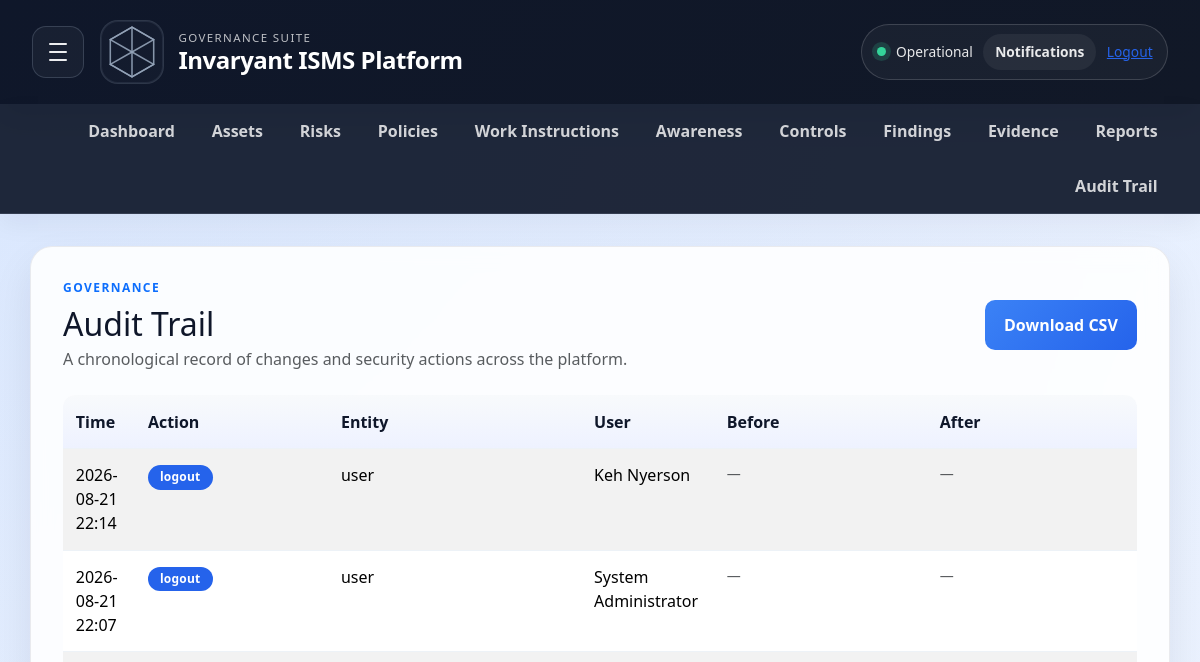
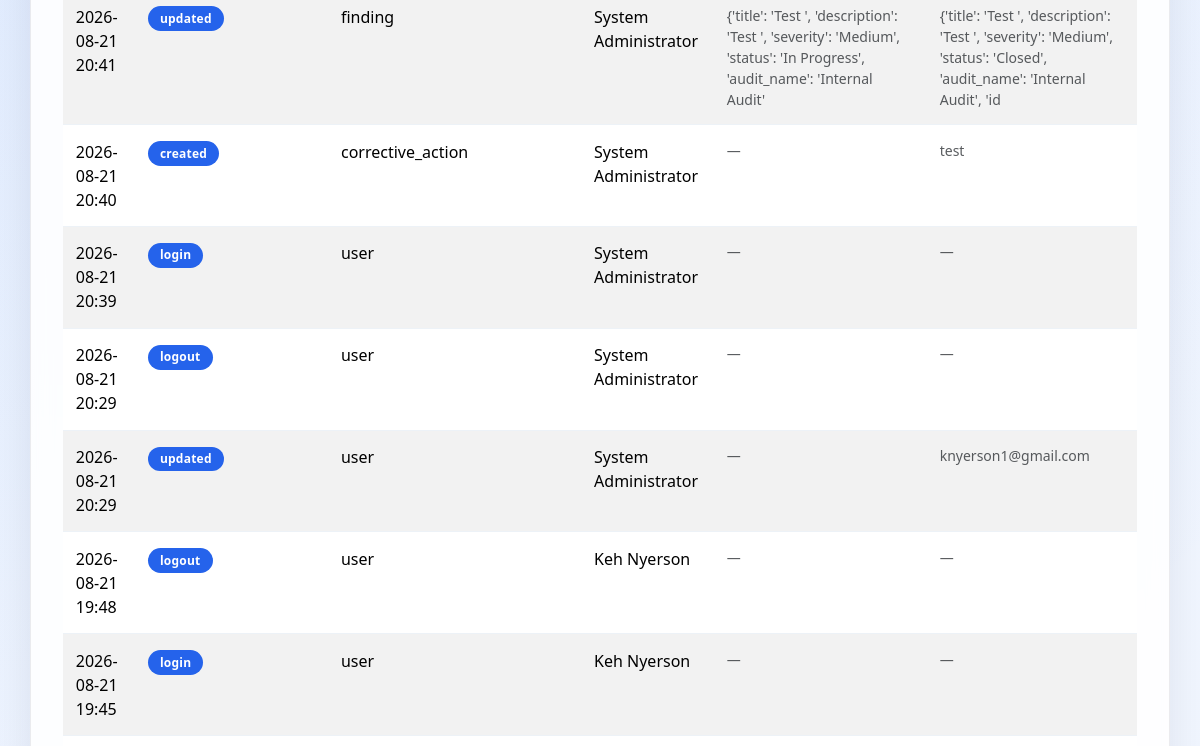
The app's page /audit-trail (signed in, upper part), older data (2 pictures, top to bottom).
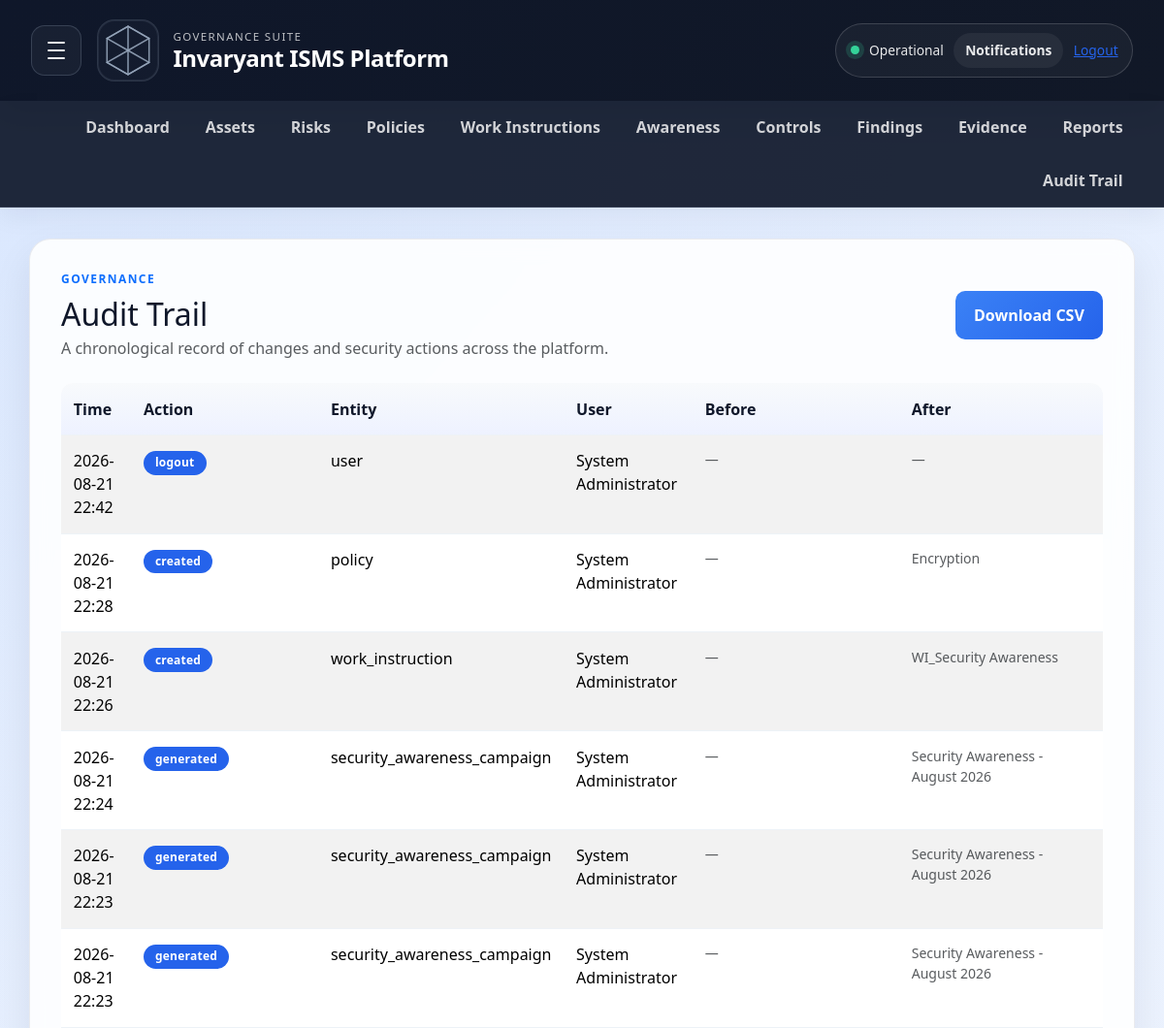
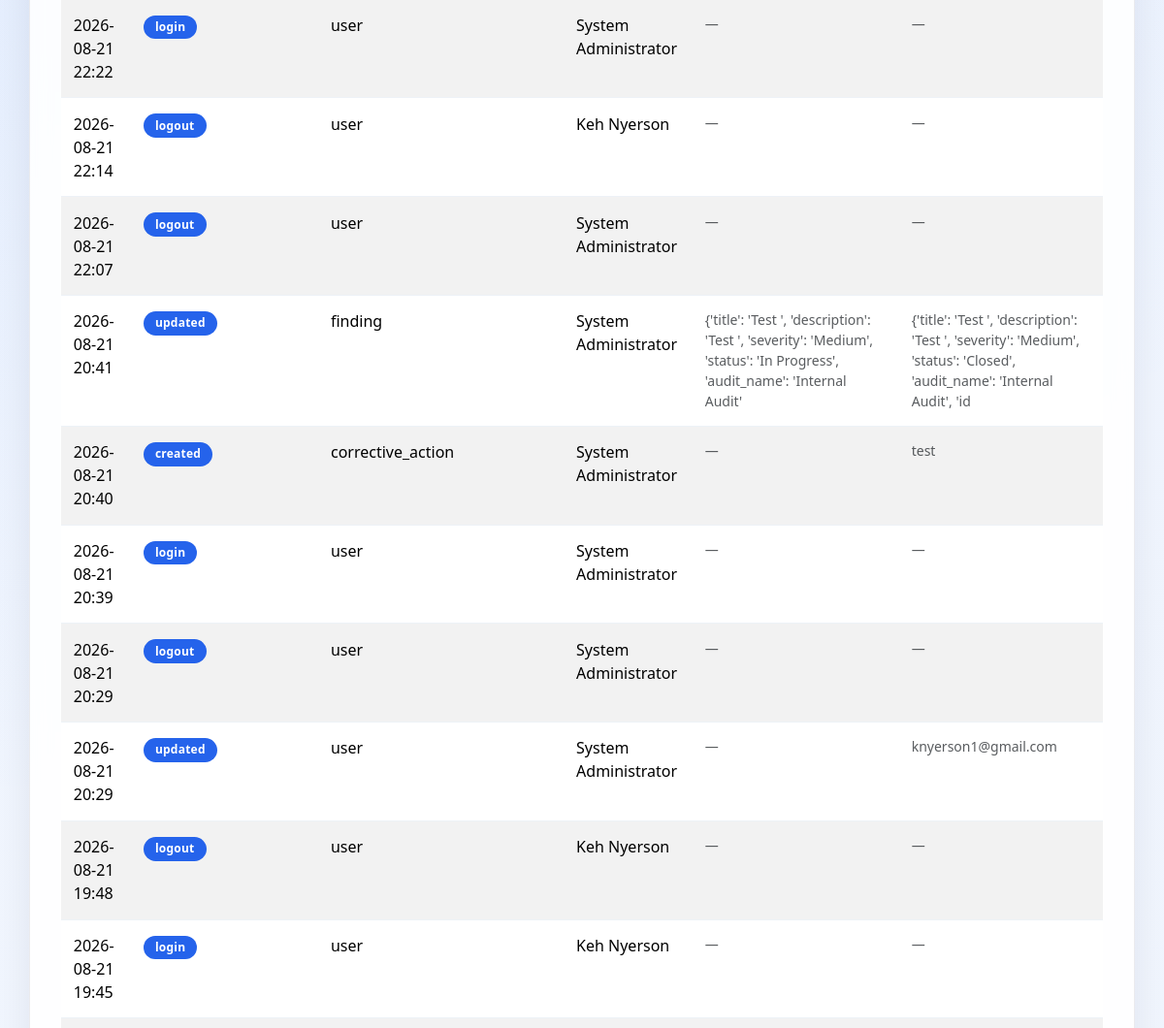
The same page, newer data (2 pictures, top to bottom).
### app/models.py (models this page shows, shortened)
class AuditEvent(db.Model):
    __tablename__ = 'audit_events'
    id = db.Column(db.Integer, primary_key=True)
    tenant_id = db.Column(db.Integer, db.ForeignKey('tenants.id'), nullable=False, default=1)
    user_id = db.Column(db.Integer, db.ForeignKey('users.id'), nullable=True)
    entity_type = db.Column(db.String(100), nullable=False)
    entity_id = db.Column(db.Integer, nullable=True)
    action = db.Column(db.String(100), nullable=False)
    before_value = db.Column(db.Text, nullable=True)
    after_value = db.Column(db.Text, nullable=True)
    ip_address = db.Column(db.String(64), nullable=True)
    signature_hash = db.Column(db.String(128), nullable=True)
    signed_change = db.Column(db.Text, nullable=True)
    created_at = db.Column(db.DateTime, default=datetime.utcnow)
    user = db.relationship('User', backref='audit_events')

class User(UserMixin, db.Model):
    __tablename__ = 'users'
    __table_args__ = (
        db.Index('ix_users_tenant_id', 'tenant_id'),
        db.Index('ix_users_role_id', 'role_id'),
        db.Index('ix_users_email', 'email'),
    )
    id = db.Column(db.Integer, primary_key=True)
    tenant_id = db.Column(db.Integer, db.ForeignKey('tenants.id'), nullable=False)
    email = db.Column(db.String(255), unique=True, nullable=False)
    password_hash = db.Column(db.String(255), nullable=False)
    full_name = db.Column(db.String(200), nullable=False)
    role_id = db.Column(db.Integer, db.ForeignKey('roles.id'), nullable=False)
    is_active = db.Column(db.Boolean, default=True)
    mfa_enabled = db.Column(db.Boolean, default=False)
    mfa_secret = db.Column(db.String(64), nullable=True)
    profile_photo_path = db.Column(db.String(500), nullable=True)
    created_at = db.Column(db.DateTime, default=datetime.utcnow)
    last_login_at = db.Column(db.DateTime, nullable=True)
    role = db.relationship('Role', backref='users')

### app/routes.py (the view)
@main.route('/audit-trail')
@login_required
@require_roles('admin', 'security_manager', 'auditor')
def audit_trail():
    events = AuditEvent.query.filter_by(tenant_id=current_user.tenant_id).order_by(AuditEvent.created_at.desc()).all()
    return render_template('audit_trail.html', events=events)

### app/routes.py (called while the page is built)
def user_has_role(user, *allowed_roles):
    if not user or not getattr(user, 'is_authenticated', False):
        return False
    role_name = user.role.name if user.role else 'user'
    return role_name in allowed_roles or role_name == 'admin'

def require_roles(*allowed_roles):
    def decorator(func):
        @wraps(func)
        @login_required
        def wrapped(*args, **kwargs):
            if not current_user.is_authenticated:
                flash('Please log in to continue.')
                return redirect(url_for('main.login'))
            if not user_has_role(current_user, *allowed_roles):
                flash('You do not have permission to access this page.')
                return redirect(url_for('main.index'))
            return func(*args, **kwargs)
        return wrapped
    return decorator

### app/templates/audit_trail.html (shortened to what this page needs)
{% extends "base.html" %}
{% block content %}
<div class="d-flex flex-column flex-lg-row justify-content-between align-items-lg-center mb-4 gap-3">
    <div>
        <p class="text-uppercase fw-bold text-primary mb-2" style="letter-spacing: 0.12em; font-size: 0.75rem;">Governance</p>
        <h2 class="mb-1">Audit Trail</h2>
        <p class="text-muted mb-0">A chronological record of changes and security actions across the platform.</p>
    </div>
    <a href="/reports/audit-log.csv" class="btn btn-primary">Download CSV</a>
</div>
{% if events %}
<div class="table-responsive">
    <table class="table table-striped align-middle">
        <thead>
            <tr>
                <th>Time</th>
                <th>Action</th>
                <th>Entity</th>
                <th>User</th>
                <th>Before</th>
                <th>After</th>
            </tr>
        </thead>
        <tbody>
            {% for event in events %}
            <tr>
                <td>{{ event.created_at.strftime('%Y-%m-%d %H:%M') }}</td>
                <td><span class="badge badge-primary" style="background: #2563eb;">{{ event.action }}</span></td>
                <td>{{ event.entity_type }}</td>
                <td>{{ event.user.full_name if event.user else 'System' }}</td>
                <td class="text-muted small">{{ event.before_value[:120] if event.before_value else '—' }}</td>
                <td class="text-muted small">{{ event.after_value[:120] if event.after_value else '—' }}</td>
            </tr>
            {% endfor %}
        </tbody>
    </table>
</div>
{% else %}
<div class="empty-state">
    <h5 class="mb-2">No audit events yet</h5>
    <p class="mb-0">Activity will appear here as users create and update records.</p>
</div>
{% endif %}
{% endblock %}

### app/templates/base.html (shortened to what this page needs)
<!DOCTYPE html>
<html lang="en">
<head>
    <link href="https://cdn.jsdelivr.net/npm/bootstrap@5.3.3/dist/css/bootstrap.min.css" rel="stylesheet">
    <link href="{{ url_for('static', filename='style.css') }}" rel="stylesheet">
</head>
<body>
    <div class="page-shell">
        {% if current_user.is_authenticated %}
        <header class="topbar">
            <div class="topbar-left-group">
                <div class="quick-nav" aria-label="Quick navigation">
                    <button class="quick-nav-button" type="button" aria-label="Open quick navigation menu">
                        <span></span>
                        <span></span>
                        <span></span>
                    </button>
                </div>
                <div class="brand-wrap">
                    <div class="brand-mark" aria-label="Invaryant logo">
                    </div>
                    <div>
                        <div class="eyebrow">Governance Suite</div>
                        <h1>Invaryant ISMS Platform</h1>
                    </div>
                </div>
            </div>
            <div class="topbar-actions">
                <span class="status-dot"></span>
                <span>Operational</span>
                {% if current_user.is_authenticated %}
                <a href="{{ url_for('main.notifications_page') }}" class="notification-link">
                    Notifications
                    {% set current_notifications = notifications if notifications is defined else [] %}
                </a>
                <a href="{{ url_for('main.logout') }}" class="logout-link">Logout</a>
                {% endif %}
            </div>
        </header>
        <nav class="main-nav" aria-label="Main navigation">
            <div class="nav-menu">
                <a class="nav-link" href="/dashboard">Dashboard</a>
                <a class="nav-link" href="/assets">Assets</a>
                <a class="nav-link" href="/risks">Risks</a>
                <a class="nav-link" href="/policies">Policies</a>
                <a class="nav-link" href="/work-instructions">Work Instructions</a>
                <a class="nav-link" href="/security-awareness">Awareness</a>
                <a class="nav-link" href="/controls">Controls</a>
                <a class="nav-link" href="/findings">Findings</a>
                <a class="nav-link" href="/evidence">Evidence</a>
                <a class="nav-link" href="/reports">Reports</a>
                <a class="nav-link" href="/audit-trail">Audit Trail</a>
            </div>
        </nav>
        {% endif %}
        <main>
            <div class="container app-panel">
                {% block content %}{% endblock %}
            </div>
        </main>
    </div>
</body>
</html>

Row changes from the older to the newer data that the page shows:
added AuditEvent: created_at "2026-08-21 22:42", action "logout", entity_type "user", user "System Administrator", before_value "—", after_value "—"
added AuditEvent: created_at "2026-08-21 22:28", action "created", entity_type "policy", user "System Administrator", before_value "—", after_value "Encryption"
added AuditEvent: created_at "2026-08-21 22:26", action "created", entity_type "work_instruction", user "System Administrator", before_value "—", after_value "WI_Security Awareness"
added AuditEvent: created_at "2026-08-21 22:24", action "generated", entity_type "security_awareness_campaign", user "System Administrator", before_value "—", after_value "Security Awareness - August 2026"
added AuditEvent: created_at "2026-08-21 22:23", action "generated", entity_type "security_awareness_campaign", user "System Administrator", before_value "—", after_value "Security Awareness - August 2026"
added AuditEvent: created_at "2026-08-21 22:23", action "generated", entity_type "security_awareness_campaign", user "System Administrator", before_value "—", after_value "Security Awareness - August 2026"
added AuditEvent: created_at "2026-08-21 22:22", action "login", entity_type "user", user "System Administrator", before_value "—", after_value "—"
